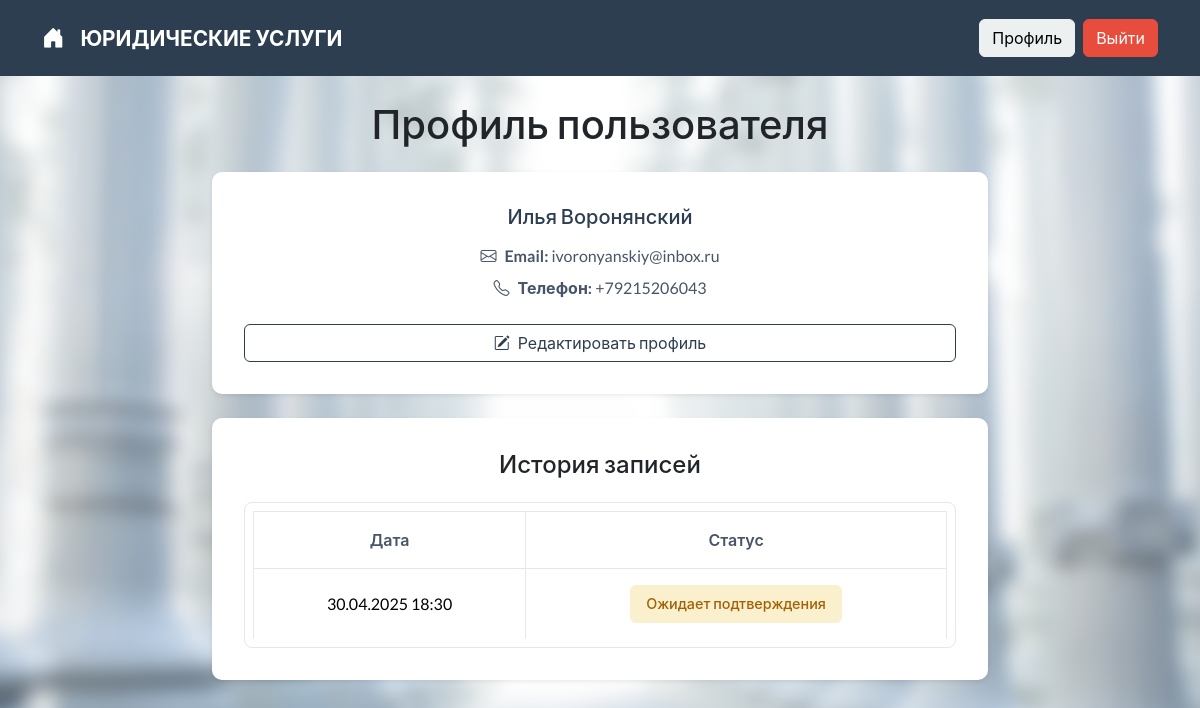
Page /accounts/client_profile/ (signed in) on the earlier database version.
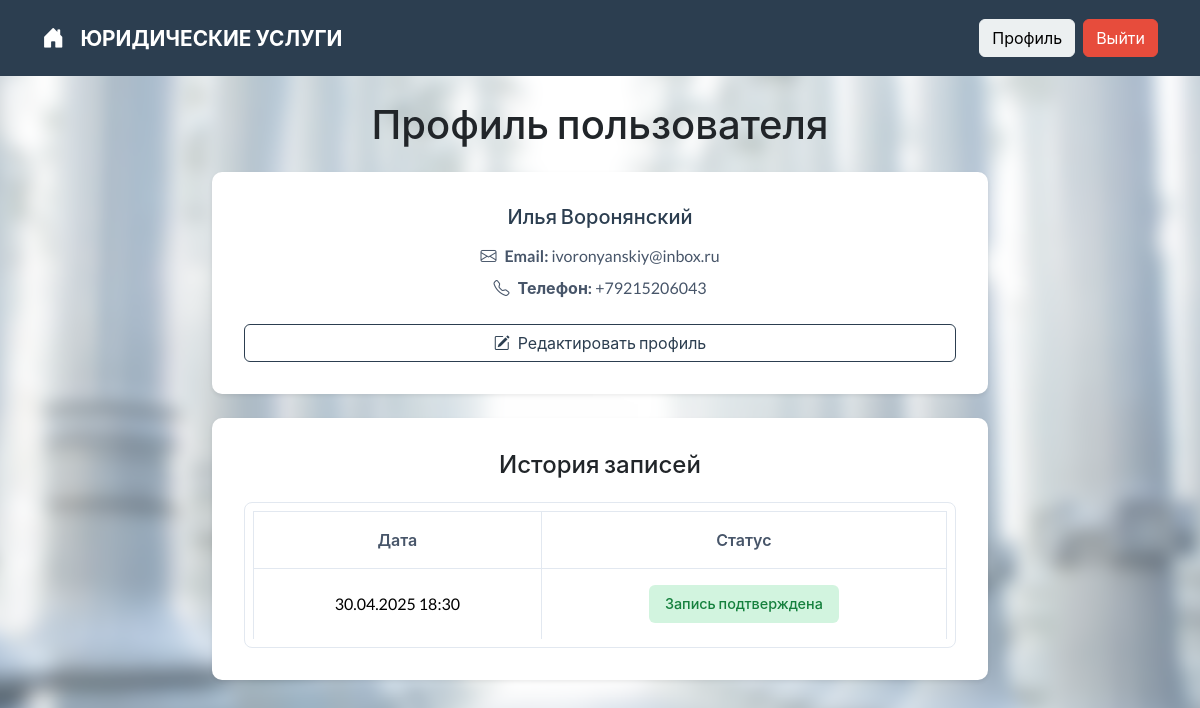
Same page on the later database version.
### appointments/models.py (models this page shows, shortened)
class Appointment(models.Model):
    STATUS_CHOICES = [
        ('Pending', 'Ожидает подтверждения'),
        ('Approved', 'Подтверждено'),
        ('Rejected', 'Отклонено'),
    ]
    client = models.ForeignKey(
        settings.AUTH_USER_MODEL,
        on_delete=models.CASCADE,
        related_name='client_appointments',
        verbose_name="Клиент"
    )
    lawyer = models.ForeignKey(
        settings.AUTH_USER_MODEL,
        on_delete=models.CASCADE,
        related_name='lawyer_appointments',
        verbose_name="Юрист"
    )
    date = models.DateTimeField(
        "Дата и время",
        help_text="Дата и время записи"
    )
    status = models.CharField(
        "Статус",
        max_length=10,
        choices=STATUS_CHOICES,
        default='Pending'
    )
    created_at = models.DateTimeField(
        "Создано",
        auto_now_add=True
    )
    updated_at = models.DateTimeField(
        "Обновлено",
        auto_now=True
    )
    class Meta:
        verbose_name = "Запись"
        verbose_name_plural = "Записи"
        ordering = ['-date']
        constraints = [
            models.UniqueConstraint(
                fields=['lawyer', 'date'],
                name='unique_appointment'
            )
        ]

### appointments/views.py (the view)
# urls.py: path('client_profile/', client_profile, name='client_profile'),
@login_required
def client_profile(request):
    user = request.user
    appointments = user.client_appointments.all()
    return render(request, 'accounts/client_profile.html', {
        'user': user,
        'appointments': appointments,
    })

### context_processors.py (called while the page is built)
def lawyer_notifications(request):
    from appointments.models import Appointment  # avoid circular imports
    if request.user.is_authenticated and hasattr(request.user, 'lawyerprofile'):
        count = Appointment.objects.filter(lawyer=request.user, status="Pending").count()
        return {'pending_appointments_count': count}
    return {}

### templates/accounts/client_profile.html (shortened to what this page needs)
{% extends 'base.html' %}
{% block content %}
<div class="container" style="max-width: 800px;">
    <h2 class="mb-4 text-center">Профиль пользователя</h2>
    <div class="card mb-4 shadow-sm">
        <div class="card-body">
            <h5 class="card-title mb-3 text-primary text-center">{{ user.full_name }}</h5>
            <div class="user-info text-center">
                <p class="mb-2"><i class="bi bi-envelope me-2"></i><strong>Email:</strong> {{ user.email }}</p>
                <p class="mb-2"><i class="bi bi-telephone me-2"></i><strong>Телефон:</strong> {{ user.phone }}</p>
            </div>
            <a href="{% url 'accounts:edit_profile' %}" class="btn btn-outline-primary mt-3 w-100">
                <i class="bi bi-pencil-square me-2"></i>Редактировать профиль
            </a>
        </div>
    </div>
    <div class="card shadow-sm">
        <div class="card-body">
            <h4 class="mb-4 text-center">История записей</h4>
            {% if appointments %}
            <div class="table-responsive">
                <table class="table table-hover">
                    <thead>
                        <tr>
                            <th scope="col" class="text-center">Дата</th>
                            <th scope="col" class="text-center">Статус</th>
                        </tr>
                    </thead>
                    <tbody>
                        {% for appointment in appointments %}
                        <tr>
                            <td class="text-center align-middle">{{ appointment.date|date:"d.m.Y H:i" }}</td>
                            <td class="text-center align-middle">
                                {% if appointment.status == "Pending" %}
                                    <span class="status-badge pending">Ожидает подтверждения</span>
                                {% elif appointment.status == "Rejected" %}
                                    <span class="status-badge rejected">Запись отменена</span>
                                {% elif appointment.status == "Approved" %}
                                    <span class="status-badge approved">Запись подтверждена</span>
                                {% else %}
                                    <span class="status-badge">{{ appointment.status }}</span>
                                {% endif %}
                            </td>
                        </tr>
                        {% endfor %}
                    </tbody>
                </table>
            </div>
            {% else %}
            <div class="text-center text-muted py-5">
                <i class="bi bi-calendar-x fs-1 mb-3"></i>
                <p class="mb-0">Нет активных записей</p>
            </div>
            {% endif %}
        </div>
    </div>
</div>
{% endblock %}

Differences in the rows shown:
changed Appointment: status "Ожидает подтверждения" → "Запись подтверждена"
